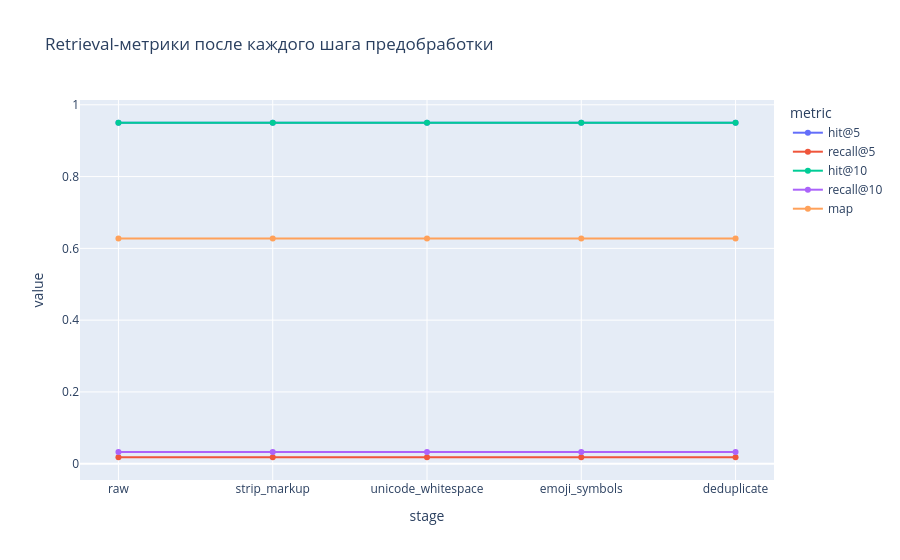
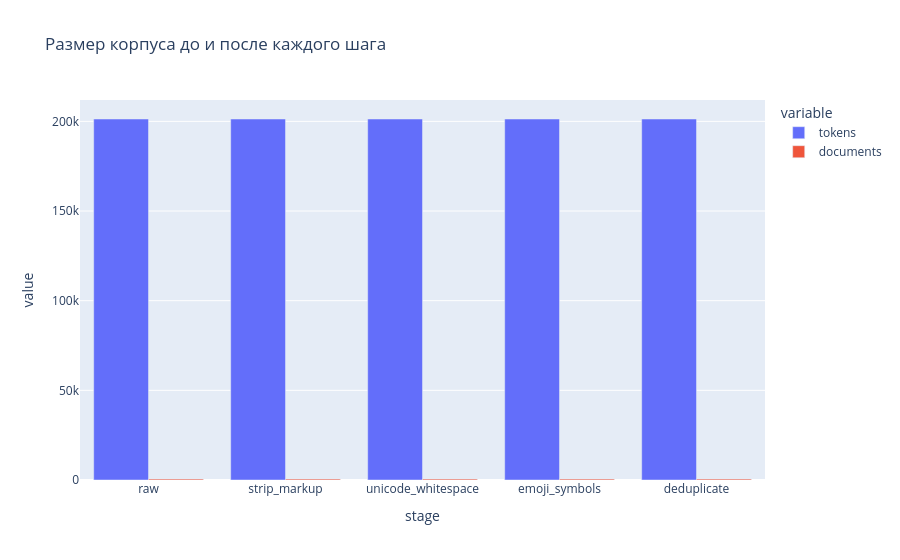

Here is the notebook cell these charts were saved with, in order:
### Markdown cell above
## 3. Baseline и предобработка

Baseline строится **до любой очистки**: Chonkie `TokenChunker`, 512 токенов без overlap, TF-IDF unigram+bigram, агрегация `max` от чанка к изображению.

Далее строго последовательно применяются:

1. удаление HTML/Markdown, `script/style/nav`;
2. NFKC-нормализация Unicode, пробелов и переносов;
3. удаление управляющих символов и вербализация emoji вместо безусловного удаления;
4. exact + MinHash near-deduplication (`Jaccard ≥ 0.88`).

При дедупликации сохраняется список image aliases: два текстово одинаковых описания могут соответствовать разным изображениям и не должны исчезать из image-retrieval gold.

### Code cell
preprocessing = results["preprocessing"]
display(preprocessing.round(4))

metric_frame = preprocessing.melt(
    id_vars="stage",
    value_vars=["hit@5", "recall@5", "hit@10", "recall@10", "map"],
    var_name="metric",
    value_name="value",
)
display(px.line(
    metric_frame,
    x="stage",
    y="value",
    color="metric",
    markers=True,
    title="Retrieval-метрики после каждого шага предобработки",
))

display(px.bar(
    preprocessing,
    x="stage",
    y=["tokens", "documents"],
    barmode="group",
    title="Размер корпуса до и после каждого шага",
))
print("Отчёт дедупликации:", results["duplicate_report"])

### Figure 1 — Plotly figure (JSON) as saved in the notebook; plotly's stock layout.template omitted (floating-point values rounded to 4 significant figures)
{"data": [{"hovertemplate": "metric=hit@5<br>stage=%{x}<br>value=%{y}<extra></extra>", "legendgroup": "hit@5", "line": {"color": "#636efa", "dash": "solid"}, "marker": {"symbol": "circle"}, "mode": "lines+markers", "name": "hit@5", "orientation": "v", "showlegend": true, "type": "scatter", "x": ["raw", "strip_markup", "unicode_whitespace", "emoji_symbols", "deduplicate"], "xaxis": "x", "y": [0.95, 0.95, 0.95, 0.95, 0.95], "yaxis": "y"}, {"hovertemplate": "metric=recall@5<br>stage=%{x}<br>value=%{y}<extra></extra>", "legendgroup": "recall@5", "line": {"color": "#EF553B", "dash": "solid"}, "marker": {"symbol": "circle"}, "mode": "lines+markers", "name": "recall@5", "orientation": "v", "showlegend": true, "type": "scatter", "x": ["raw", "strip_markup", "unicode_whitespace", "emoji_symbols", "deduplicate"], "xaxis": "x", "y": [0.01795, 0.01795, 0.01795, 0.01795, 0.01795], "yaxis": "y"}, {"hovertemplate": "metric=hit@10<br>stage=%{x}<br>value=%{y}<extra></extra>", "legendgroup": "hit@10", "line": {"color": "#00cc96", "dash": "solid"}, "marker": {"symbol": "circle"}, "mode": "lines+markers", "name": "hit@10", "orientation": "v", "showlegend": true, "type": "scatter", "x": ["raw", "strip_markup", "unicode_whitespace", "emoji_symbols", "deduplicate"], "xaxis": "x", "y": [0.95, 0.95, 0.95, 0.95, 0.95], "yaxis": "y"}, {"hovertemplate": "metric=recall@10<br>stage=%{x}<br>value=%{y}<extra></extra>", "legendgroup": "recall@10", "line": {"color": "#ab63fa", "dash": "solid"}, "marker": {"symbol": "circle"}, "mode": "lines+markers", "name": "recall@10", "orientation": "v", "showlegend": true, "type": "scatter", "x": ["raw", "strip_markup", "unicode_whitespace", "emoji_symbols", "deduplicate"], "xaxis": "x", "y": [0.0324, 0.0324, 0.0324, 0.0324, 0.0324], "yaxis": "y"}, {"hovertemplate": "metric=map<br>stage=%{x}<br>value=%{y}<extra></extra>", "legendgroup": "map", "line": {"color": "#FFA15A", "dash": "solid"}, "marker": {"symbol": "circle"}, "mode": "lines+markers", "name": "map", "orientation": "v", "showlegend": true, "type": "scatter", "x": ["raw", "strip_markup", "unicode_whitespace", "emoji_symbols", "deduplicate"], "xaxis": "x", "y": [0.6273, 0.6273, 0.6273, 0.6273, 0.6273], "yaxis": "y"}], "layout": {"legend": {"title": {"text": "metric"}, "tracegroupgap": 0}, "title": {"text": "Retrieval-метрики после каждого шага предобработки"}, "xaxis": {"anchor": "y", "domain": [0, 1], "title": {"text": "stage"}}, "yaxis": {"anchor": "x", "domain": [0, 1], "title": {"text": "value"}}}}

### Figure 2 — Plotly figure (JSON) as saved in the notebook; plotly's stock layout.template omitted (floating-point values rounded to 4 significant figures)
{"data": [{"alignmentgroup": "True", "hovertemplate": "variable=tokens<br>stage=%{x}<br>value=%{y}<extra></extra>", "legendgroup": "tokens", "marker": {"color": "#636efa", "pattern": {"shape": ""}}, "name": "tokens", "offsetgroup": "tokens", "orientation": "v", "showlegend": true, "textposition": "auto", "type": "bar", "x": ["raw", "strip_markup", "unicode_whitespace", "emoji_symbols", "deduplicate"], "xaxis": "x", "y": [201321, 201321, 201321, 201321, 201321], "yaxis": "y"}, {"alignmentgroup": "True", "hovertemplate": "variable=documents<br>stage=%{x}<br>value=%{y}<extra></extra>", "legendgroup": "documents", "marker": {"color": "#EF553B", "pattern": {"shape": ""}}, "name": "documents", "offsetgroup": "documents", "orientation": "v", "showlegend": true, "textposition": "auto", "type": "bar", "x": ["raw", "strip_markup", "unicode_whitespace", "emoji_symbols", "deduplicate"], "xaxis": "x", "y": [500, 500, 500, 500, 500], "yaxis": "y"}], "layout": {"barmode": "group", "legend": {"title": {"text": "variable"}, "tracegroupgap": 0}, "title": {"text": "Размер корпуса до и после каждого шага"}, "xaxis": {"anchor": "y", "domain": [0, 1], "title": {"text": "stage"}}, "yaxis": {"anchor": "x", "domain": [0, 1], "title": {"text": "value"}}}}
